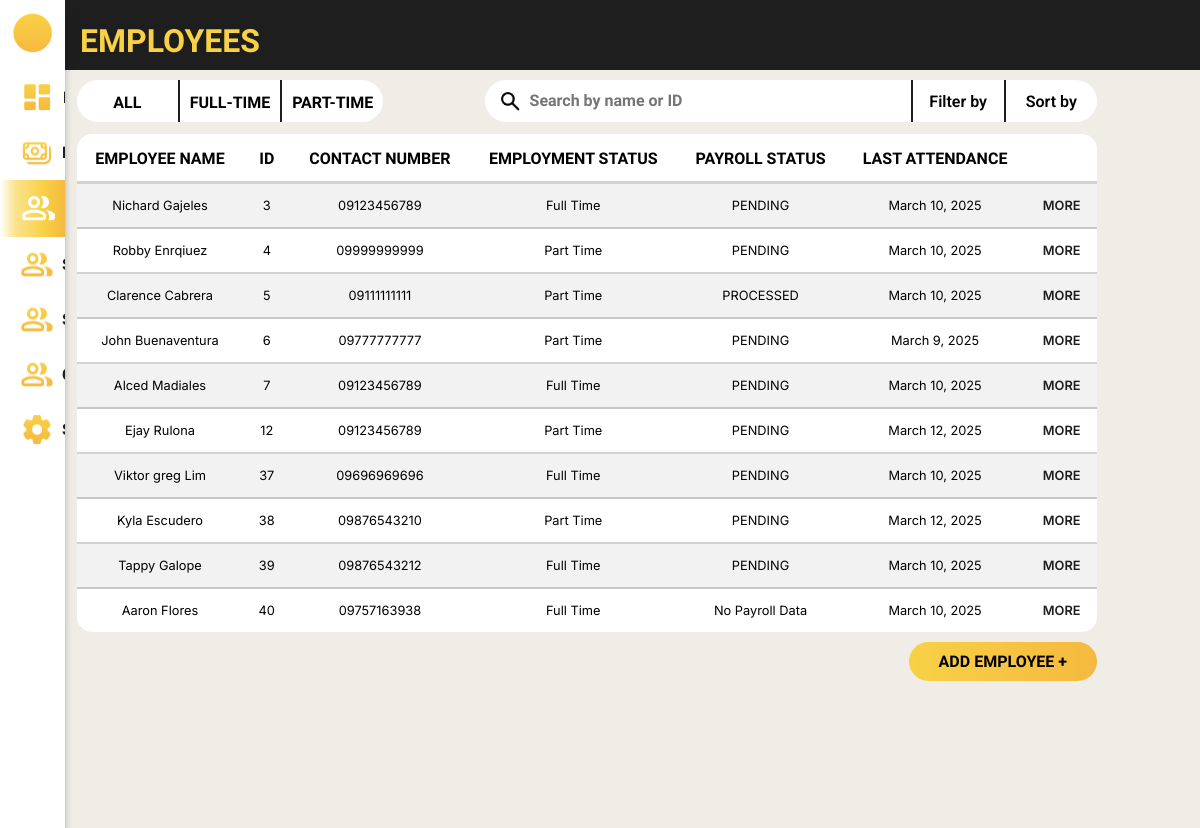
The page /payroll_system/employees/ (signed in) on the database its author committed.
### payroll_system/models.py (models this page shows, shortened)
class Employee(models.Model):
    class Gender(models.TextChoices):
        MALE = 'Male', _('Male')
        FEMALE = 'Female', _('Female')
        OTHERS = 'Others', _('Others')
    class HighestEducation(models.TextChoices):
        GRADESCHOOL = 'Grade School', _('Grade School')
        HIGHSCHOOL = 'High School', _('High School')
        BACHELORS_DEGREE = 'Bachelor\'s Degree', _('Bachelor\'s Degree')
        VOCATIONAL_EDUCATION = 'Vocational Education', _('Vocational Education')
        MASTERS_DEGREE = 'Master\'s Degree', _('Master\'s Degree')
    class EmployeeStatus(models.TextChoices):
        FULLTIME = 'Full Time', _('Full Time')
        PARTTIME = 'Part Time', _('Part Time')
    class ActiveStatus(models.TextChoices):
        ACTIVE = 'Active', _('Active')
        INACTIVE = 'Inactive', _('Inactive')
    employee_id = models.AutoField(primary_key=True)
    first_name = models.CharField(max_length=100, null=False)
    middle_name = models.CharField(max_length=100, null=True, blank=True)
    last_name = models.CharField(max_length=100, null=False)
    gender = models.CharField(max_length=6, choices=Gender.choices, null=False)
    date_of_birth = models.DateField(null=True)
    contact_number = models.CharField(max_length=15, null=True)
    emergency_contact = models.CharField(max_length=15, null=True)
    region = models.ForeignKey(Region, on_delete=models.SET_NULL, null=True, related_name='employees')
    province = models.ForeignKey(Province, on_delete=models.SET_NULL, null=True, related_name='employees')
    municipality = models.ForeignKey(Municipality, on_delete=models.SET_NULL, null=True, related_name='employees')
    barangay = models.ForeignKey(Barangay, on_delete=models.SET_NULL, null=True, related_name='employees')
    highest_education = models.CharField(max_length=20, choices=HighestEducation.choices, null=True)
    work_experience = models.CharField(max_length=2083, null=True)
    date_of_employment = models.DateField(default=timezone.now)
    days_worked = models.IntegerField(default=0, null=False)
    employee_status = models.CharField(max_length=9, choices=EmployeeStatus.choices, null=True)
    active_status = models.CharField(max_length=8, choices=ActiveStatus.choices, default=ActiveStatus.ACTIVE)
    absences = models.IntegerField(default=0, null=False)
    employee_image = models.ImageField(null=True, blank=True, upload_to='images/')

### payroll_system/views.py (the view, shortened to what this page needs)
# urls.py: path('employees/', views.employees, name='employees'),
@login_required
def employees(request):
    query = request.GET.get('q', '')
    latest_attendance_subquery = (
        Attendance.objects
        .filter(employee_id_fk=OuterRef('pk'))
        .order_by('-date')
        .values('date')[:1]
    )
    latest_payroll_subquery = (
        Payroll.objects
        .filter(employee_id_fk=OuterRef('pk'))
        .order_by('-payment_date')
        .values('payroll_status')[:1]
    )
    employees = Employee.objects.annotate(
        latest_attendance_date=Subquery(latest_attendance_subquery),
        latest_payroll_status=Subquery(latest_payroll_subquery)
    )
    if request.headers.get('X-Requested-With') == 'XMLHttpRequest':
        data = list(employees.values('first_name', 'last_name', 'employee_id', 'contact_number', 'employee_status', 'latest_payroll_status', 'latest_attendance_date'))
        return JsonResponse({'employees': data})
    context = {
        'employees': employees,
        'query': query #new
    }
    return render(request, 'payroll_system/employees.html', context)

### payroll_system/templates/payroll_system/employees.html (shortened to what this page needs)
{% load static %}
<!DOCTYPE html>
<html lang="en">
<head>
    <link rel="stylesheet" href="{% static 'css/template.css' %}">
    <link rel="stylesheet" href="{% static 'css/employees.css' %}">
</head>
<body>
    <div class="body">
        <nav>
            <div class="logo">
                <div class="logo-group">
                    <div class="logo-picture">
                        <img src="{% static 'images/logo_icon.png' %}" alt="">
                    </div>
                </div>
            </div>
            <div class="menu">
                <ul>
                    <li class="menu-object">
                        <a href="{% url 'payroll_system:dashboard' %}">
                            <img src="{% static 'images/dashboard_icon.png' %}" alt="">
                            <div class="link">DASHBOARD</div>
                        </a>
                    </li>
                    <li class="menu-object">
                        <a href="{% url 'payroll_system:payrolls' %}">
                            <img src="{% static 'images/payroll_icon.png' %}" alt="">
                            <div class="link">PAYROLL</div>
                        </a>
                    </li>
                    <li class="menu-object" id="focused">
                        <a href="{% url 'payroll_system:employees' %}">
                            <img src="{% static 'images/employee_icon_focused.png' %}" alt="">
                        </a>
                    </li>
                    <li class="menu-object">
                        <a href="">
                            <img src="{% static 'images/employee_icon.png' %}" alt="">
                            <div class="link">SERVICES</div>
                        </a>
                    </li>
                    <li class="menu-object">
                        <a href="">
                            <img src="{% static 'images/employee_icon.png' %}" alt="">
                            <div class="link">STATUS</div>
                        </a>
                    </li>
                    <li class="menu-object">
                        <a href="">
                            <img src="{% static 'images/employee_icon.png' %}" alt="">
                            <div class="link">CUSTOMERS</div>
                        </a>
                    </li>
                    <li class="menu-object">
                        <a href="{% url 'payroll_system:settings' %}">
                            <img src="{% static 'images/settings_icon.png' %}" alt="">
                            <div class="link">SETTINGS</div>
                        </a>
                    </li>
                </ul>
            </div>
        </nav>
        <header>
            <h1>EMPLOYEES</h1>
        </header>
        <div class="system_content">
            <div class="container">
                <div class="top">
                    <div class="container_1">
                        <div class="employee_status">
                            <div class="all">
                                <button>
                                    <p>ALL</p>
                                </button>
                            </div>
                            <div class="full-time">
                                <button>
                                    <p>FULL-TIME</p>
                                </button>
                            </div>
                            <div class="part-time">
                                <button>
                                    <p>PART-TIME</p>
                                </button>
                            </div>
                        </div>
                    </div>
                    <div class="container_2">
                        <div class="search_filter" >
                            <div class="search">
                                <form id="search-form">
                                    <button type="submit"><img src="{% static 'images/search_icon.png' %}" alt="Search"></button>
                                    <input type="text" id="search-input" name="q" placeholder="Search by name or ID">
                                </form>
                            </div>
                            <div class="filter">
                                <button>
                                    <p>Filter by</p>
                                </button>
                            </div>
                            <div class="sort">
                                <button>
                                    <p>Sort by</p>
                                </button>
                            </div>
                        </div>
                    </div>
                </div>
                <div class="table">
                    <table>
                        <tr>
                            <th>EMPLOYEE NAME</th>
                            <th>ID</th>
                            <th>CONTACT NUMBER</th>
                            <th>EMPLOYMENT STATUS</th>
                            <th>PAYROLL STATUS</th>
                            <th>LAST ATTENDANCE</th>
                            <th></th>
                        </tr>
                        {% for employee in employees %}
                            <tr class="emp1">
                                <td>{{ employee.first_name }} {{ employee.last_name }}</td>
                                <td>{{ employee.employee_id }}</td>
                                <td>{{ employee.contact_number}}</td>
                                <td>{{ employee.employee_status }}</td>
                                <td>
                                    {% if employee.latest_payroll_status %}
                                        {{ employee.latest_payroll_status }}
                                    {% else %}
                                        No Payroll Data
                                    {% endif %}
                                </td>
                                <td>
                                    {% if employee.latest_attendance_date %}
                                        {{ employee.latest_attendance_date }}
                                    {% else %}
                                        No Attendance Data
                                    {% endif %}
                                </td>
                                <td>
                                    <a href="{% url 'payroll_system:employee_profile' employee.employee_id %}">MORE</a>
                                </td>
                            </tr>
                        {% endfor %}
                    </table>
                    <div class="button">
                        <a href="{% url 'payroll_system:employee_registration' %}"><button class="addemployeebutton">ADD EMPLOYEE +</button></a>
                    </div>
                </div>
            </div>
        </div>
    </div>
</body>
</html>

### static/css/template.css (style rules this page uses)
html, body { margin: 0; height: 100%; width: 100%; background-color: #EFEDE6; }
.body { height: 100%; width: 100%; display: grid; grid-template-areas: 'nav head head' 'nav main main' 'nav main main'; grid-template-columns: 13% auto 50%; grid-template-rows: 70px auto auto; background-color: #EFEDE6; }
nav { height: 100%; width: 13%; position: fixed; top: 0; left: 0; grid-area: nav; z-index: 10; background-color: white; box-shadow: -5px 5px 10px #1e1e1e; }
nav .logo { height: 70px; display: flex; justify-content: center; align-items: center; }
nav .logo .logo-group { display: flex; overflow: hidden; }
nav .logo .logo-group .logo-picture img { height: 40px; width: auto; object-fit: cover; }
nav .menu { height: fit-content; }
nav .menu ul { list-style-type: none; margin: 0; padding: 0; }
nav .menu ul .menu-object { margin: 0; padding: 10px 20px; overflow: hidden; }
nav .menu ul .menu-object a { text-decoration: none; display: flex; }
nav .menu ul .menu-object a .link { margin: 8px; text-decoration: none; text-align: left; color: #1e1e1e; font-family: 'Roboto'; font-size: 100%; font-weight: 700; }
#focused { background: linear-gradient(89.98deg, rgba(248, 209, 70, 0), rgba(248, 209, 70, 0.6) 23%, #f8d146 66%, #f5b93f); }
header { grid-area: head; z-index: 9; background-color: #1e1e1e; color: #f8d146; font-family: 'League Spartan'; display: flex; justify-content: start; align-items: end; }
header h1 { margin: 10px 15px; font-size: 2rem; }
.system_content { grid-area: main; z-index: 8; background: none; }
@media screen and (max-width: 1335px) { .body { height: 100%; width: 100%; display: grid; grid-template-areas: 'nav head head' 'nav main main' 'nav main main'; grid-template-columns: 65px auto auto; grid-template-rows: 70px auto auto; background-color: #EFEDE6; } }
@media screen and (max-width: 1335px) { nav { height: 100%; width: 65px; position: fixed; top: 0; left: 0; grid-area: nav; z-index: 10; background-color: white; } }

### rows shown on the page
Employee: first_name "Nichard", last_name "Gajeles", employee_id "3", contact_number "09123456789", employee_status "Full Time", latest_payroll_status "PENDING", latest_attendance_date "March 10, 2025"
Employee: first_name "Robby", last_name "Enrqiuez", employee_id "4", contact_number "09999999999", employee_status "Part Time", latest_payroll_status "PENDING", latest_attendance_date "March 10, 2025"
Employee: first_name "Clarence", last_name "Cabrera", employee_id "5", contact_number "09111111111", employee_status "Part Time", latest_payroll_status "PROCESSED", latest_attendance_date "March 10, 2025"
Employee: first_name "John", last_name "Buenaventura", employee_id "6", contact_number "09777777777", employee_status "Part Time", latest_payroll_status "PENDING", latest_attendance_date "March 9, 2025"
Employee: first_name "Alced", last_name "Madiales", employee_id "7", contact_number "09123456789", employee_status "Full Time", latest_payroll_status "PENDING", latest_attendance_date "March 10, 2025"
Employee: first_name "Ejay", last_name "Rulona", employee_id "12", contact_number "09123456789", employee_status "Part Time", latest_payroll_status "PENDING", latest_attendance_date "March 12, 2025"
Employee: first_name "Viktor greg", last_name "Lim", employee_id "37", contact_number "09696969696", employee_status "Full Time", latest_payroll_status "PENDING", latest_attendance_date "March 10, 2025"
Employee: first_name "Kyla", last_name "Escudero", employee_id "38", contact_number "09876543210", employee_status "Part Time", latest_payroll_status "PENDING", latest_attendance_date "March 12, 2025"
Employee: first_name "Tappy", last_name "Galope", employee_id "39", contact_number "09876543212", employee_status "Full Time", latest_payroll_status "PENDING", latest_attendance_date "March 10, 2025"
Employee: first_name "Aaron", last_name "Flores", employee_id "40", contact_number "09757163938", employee_status "Full Time", shows "No Payroll Data", latest_attendance_date "March 10, 2025"
